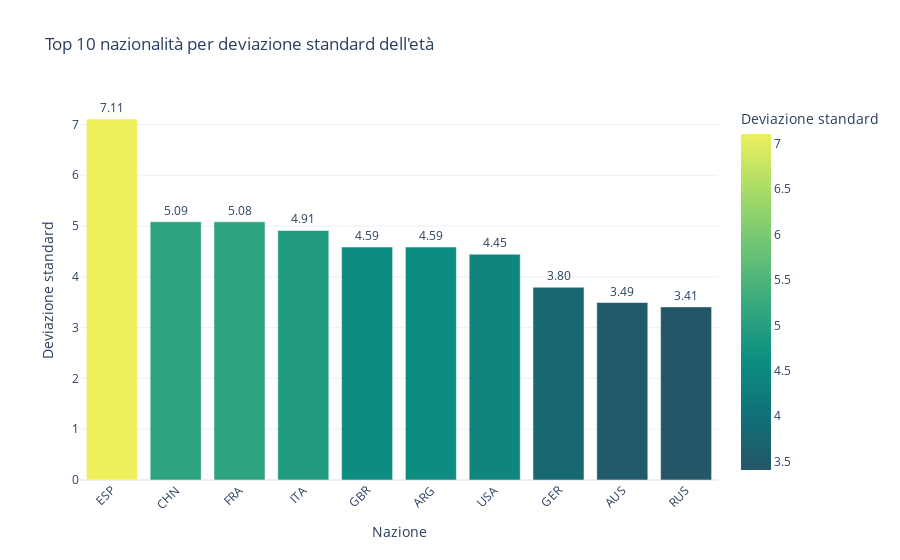

Notebook cell for this chart:
### Markdown cell above
# 4. Qual è la nazionalità con la deviazione standard dell’età media più alta, fra quelle per cui hanno giocato almeno 10 giocatori?

### Code cell
# Calcola la deviazione standard dell'età per nazione
winners = df[['winner_name', 'winner_age', 'winner_ioc']].dropna().rename(
    columns={'winner_name': 'player_name', 'winner_age': 'age', 'winner_ioc': 'country'}
)
losers = df[['loser_name', 'loser_age', 'loser_ioc']].dropna().rename(
    columns={'loser_name': 'player_name', 'loser_age': 'age', 'loser_ioc': 'country'}
)
players_age_country = pd.concat([winners, losers]).drop_duplicates(subset='player_name')
std_age_by_country = players_age_country.groupby('country')['age'].std()
 
# Conta il numero di giocatori per nazione
players_per_country = players_age_country['country'].value_counts()
 
# Filtra le nazionalità con almeno 10 giocatori
filtered_countries = std_age_by_country[players_per_country >= 10]
 
# Ordina per deviazione standard decrescente
sorted_std_countries = filtered_countries.sort_values(ascending=False)
 
# Trova la nazionalità con la deviazione standard più alta
country_with_highest_std = sorted_std_countries.idxmax()
highest_std_value = sorted_std_countries.max()
 
# Seleziona le top 10 nazionalità
top_10_std_countries = sorted_std_countries.head(10).reset_index()
top_10_std_countries.columns = ['country', 'std_age']
 
# Crea il grafico
fig = px.bar(
    top_10_std_countries,
    x='country',
    y='std_age',
    title="Top 10 nazionalità per deviazione standard dell'età",
    labels={'country': 'Nazione', 'std_age': 'Deviazione standard'},
    text='std_age',
    color='std_age',
    color_continuous_scale='Aggrnyl'
)
 
fig.update_layout(
    yaxis=dict(title='Deviazione standard'),
    xaxis=dict(title='Nazione', tickangle=-45),
    template='plotly_white'
)
fig.update_traces(texttemplate='%{text:.2f}', textposition='outside')
fig.show()

#Fammi il print della deviazione standard dell'età per nazione
print(std_age_by_country)

### Figure 1 — Plotly figure (JSON) as saved in the notebook; plotly's stock layout.template omitted (floating-point values rounded to 4 significant figures)
{"data": [{"hovertemplate": "Nazione=%{x}<br>Deviazione standard=%{marker.color}<extra></extra>", "legendgroup": "", "marker": {"color": [7.108, 5.086, 5.084, 4.915, 4.587, 4.587, 4.446, 3.796, 3.495, 3.409], "coloraxis": "coloraxis", "pattern": {"shape": ""}}, "name": "", "orientation": "v", "showlegend": false, "text": [7.108, 5.086, 5.084, 4.915, 4.587, 4.587, 4.446, 3.796, 3.495, 3.409], "textposition": "outside", "texttemplate": "%{text:.2f}", "type": "bar", "x": ["ESP", "CHN", "FRA", "ITA", "GBR", "ARG", "USA", "GER", "AUS", "RUS"], "xaxis": "x", "y": [7.108, 5.086, 5.084, 4.915, 4.587, 4.587, 4.446, 3.796, 3.495, 3.409], "yaxis": "y"}], "layout": {"barmode": "relative", "coloraxis": {"colorbar": {"title": {"text": "Deviazione standard"}}, "colorscale": [[0, "rgb(36, 86, 104)"], [0.1667, "rgb(15, 114, 121)"], [0.3333, "rgb(13, 143, 129)"], [0.5, "rgb(57, 171, 126)"], [0.6667, "rgb(110, 197, 116)"], [0.8333, "rgb(169, 220, 103)"], [1, "rgb(237, 239, 93)"]]}, "legend": {"tracegroupgap": 0}, "title": {"text": "Top 10 nazionalità per deviazione standard dell'età"}, "xaxis": {"anchor": "y", "domain": [0, 1], "tickangle": -45, "title": {"text": "Nazione"}}, "yaxis": {"anchor": "x", "domain": [0, 1], "title": {"text": "Deviazione standard"}}}}
